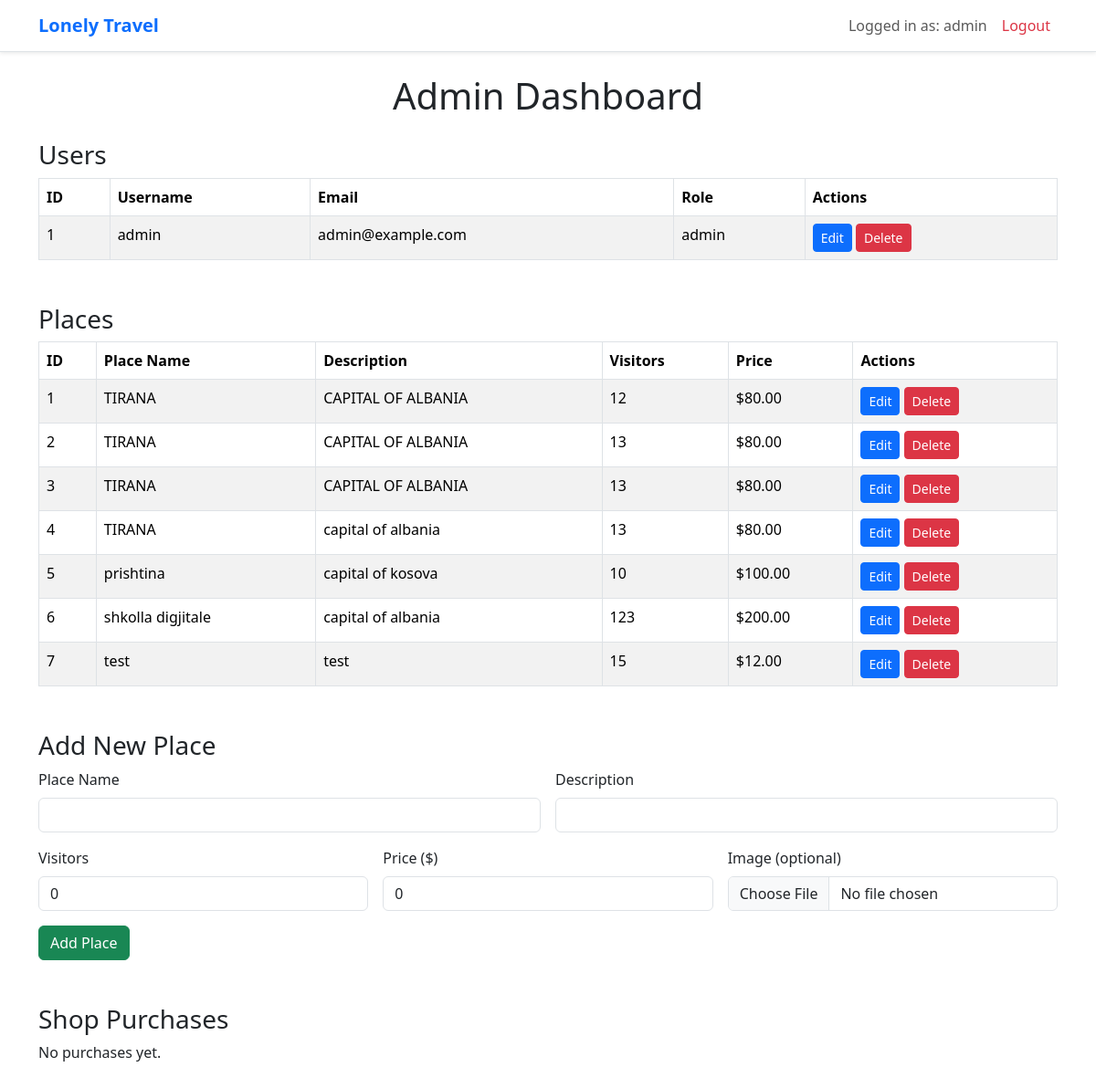
/dashboard.php (signed in), run on the app's committed database.
### tables this page shows
CREATE TABLE `users` (
    `id` INT NOT NULL AUTO_INCREMENT,
    `emri` VARCHAR(255) NOT NULL,
    `username` VARCHAR(255) NOT NULL,
    `email` VARCHAR(255) NOT NULL,
    `password` VARCHAR(255) NOT NULL,
    `profile_image` VARCHAR(255) NOT NULL,
    `role` ENUM('admin', 'user') NOT NULL DEFAULT 'user',
    PRIMARY KEY (`id`)
);

CREATE TABLE `places` (
    `id` INT NOT NULL AUTO_INCREMENT,
    `place_name` VARCHAR(255) NOT NULL,
    `place_desc` VARCHAR(255) NOT NULL,
    `place_image` VARCHAR(255) NOT NULL,
    `visitors` INT NOT NULL,
    PRIMARY KEY (`id`)
);

### dashboard.php (the view, shortened to what this page needs)
<?php
include_once "config.php";
$stmtUsers = $conn->prepare("SELECT id, username, email, role FROM users ORDER BY id ASC");
$stmtUsers->execute();
$users = $stmtUsers->fetchAll();
$stmtPlaces = $conn->prepare("SELECT * FROM places ORDER BY id ASC");
$stmtPlaces->execute();
$places = $stmtPlaces->fetchAll();
$stmtPurchases = $conn->prepare("
    SELECT o.id, u.username, p.name AS product_name, o.quantity, o.price, o.total, o.order_date
    FROM orders o
    JOIN users u ON o.user_id = u.id
    JOIN products p ON o.product_id = p.id
    ORDER BY o.order_date DESC
");
$stmtPurchases->execute();
$purchases = $stmtPurchases->fetchAll();
?>
<!DOCTYPE html>
<html lang="en">
<head>
    <link href="https://cdn.jsdelivr.net/npm/bootstrap@5.3.3/dist/css/bootstrap.min.css" rel="stylesheet" />
</head>
<body>
<nav class="navbar navbar-expand-lg navbar-light bg-white border-bottom shadow-sm py-2 px-3 mb-4">
    <div class="container">
        <a class="navbar-brand fw-bold text-primary" href="index.php">Lonely <span>Travel</span></a>
        <div class="collapse navbar-collapse" id="navbarNav">
            <ul class="navbar-nav ms-auto">
                <li class="nav-item">
                    <span class="nav-link">Logged in as: <?= htmlspecialchars($_SESSION['username']) ?></span>
                </li>
                <li class="nav-item">
                    <a class="nav-link text-danger" href="logout.php" onclick="return confirm('Logout?')">Logout</a>
                </li>
            </ul>
        </div>
    </div>
</nav>
<div class="container mb-5">
    <h1 class="mb-4 text-center">Admin Dashboard</h1>
    <h3>Users</h3>
    <table class="table table-bordered table-striped">
        <thead>
        <tr>
            <th>ID</th><th>Username</th><th>Email</th><th>Role</th><th>Actions</th>
        </tr>
        </thead>
        <tbody>
        <?php foreach ($users as $user): ?>
            <tr>
                <td><?= htmlspecialchars($user['id']) ?></td>
                <td><?= htmlspecialchars($user['username']) ?></td>
                <td><?= htmlspecialchars($user['email']) ?></td>
                <td><?= htmlspecialchars($user['role']) ?></td>
                <td>
                    <a href="edit_user.php?id=<?= $user['id'] ?>" class="btn btn-sm btn-primary">Edit</a>
                    <a href="delete_user.php?id=<?= $user['id'] ?>" class="btn btn-sm btn-danger" onclick="return confirm('Delete this user?');">Delete</a>
                </td>
            </tr>
        <?php endforeach; ?>
        </tbody>
    </table>
    <h3 class="mt-5">Places</h3>
    <table class="table table-bordered table-striped">
        <thead>
        <tr>
            <th>ID</th><th>Place Name</th><th>Description</th><th>Visitors</th><th>Price</th><th>Actions</th>
        </tr>
        </thead>
        <tbody>
        <?php foreach ($places as $place): ?>
            <tr>
                <td><?= htmlspecialchars($place['id']) ?></td>
                <td><?= htmlspecialchars($place['place_name']) ?></td>
                <td><?= htmlspecialchars($place['place_desc']) ?></td>
                <td><?= htmlspecialchars($place['visitors']) ?></td>
                <td>$<?= number_format($place['price'], 2) ?></td>
                <td>
                    <a href="edit_place.php?id=<?= $place['id'] ?>" class="btn btn-sm btn-primary">Edit</a>
                    <a href="delete_place.php?id=<?= $place['id'] ?>" class="btn btn-sm btn-danger" onclick="return confirm('Delete this place?');">Delete</a>
                </td>
            </tr>
        <?php endforeach; ?>
        </tbody>
    </table>
    <h3 class="mt-5">Add New Place</h3>
    <form action="add_place.php" method="POST" enctype="multipart/form-data" class="row g-3 mb-5">
        <div class="col-md-6">
            <label for="place_name" class="form-label">Place Name</label>
            <input type="text" id="place_name" name="place_name" class="form-control" required>
        </div>
        <div class="col-md-6">
            <label for="place_desc" class="form-label">Description</label>
            <input type="text" id="place_desc" name="place_desc" class="form-control" required>
        </div>
        <div class="col-md-4">
            <label for="visitors" class="form-label">Visitors</label>
            <input type="number" id="visitors" name="visitors" class="form-control" min="0" value="0" required>
        </div>
        <div class="col-md-4">
            <label for="price" class="form-label">Price ($)</label>
            <input type="number" id="price" name="price" class="form-control" step="0.01" min="0" value="0" required>
        </div>
        <div class="col-md-4">
            <label for="image" class="form-label">Image (optional)</label>
            <input type="file" id="image" name="image" class="form-control" accept="image/*">
        </div>
        <div class="col-12">
            <button type="submit" class="btn btn-success">Add Place</button>
        </div>
    </form>
    <h3 class="mt-5">Shop Purchases</h3>
    <?php if (count($purchases) > 0): ?>
        <table class="table table-bordered table-striped">
            <thead>
            <tr>
                <th>Order ID</th><th>User</th><th>Product</th><th>Quantity</th><th>Price Each</th><th>Total</th><th>Date</th>
            </tr>
            </thead>
            <tbody>
            <?php foreach ($purchases as $purchase): ?>
                <tr>
                    <td><?= htmlspecialchars($purchase['id']) ?></td>
                    <td><?= htmlspecialchars($purchase['username']) ?></td>
                    <td><?= htmlspecialchars($purchase['product_name']) ?></td>
                    <td><?= htmlspecialchars($purchase['quantity']) ?></td>
                    <td>$<?= number_format($purchase['price'], 2) ?></td>
                    <td>$<?= number_format($purchase['total'], 2) ?></td>
                    <td><?= htmlspecialchars($purchase['order_date']) ?></td>
                </tr>
            <?php endforeach; ?>
            </tbody>
        </table>
    <?php else: ?>
        <p>No purchases yet.</p>
    <?php endif; ?>
</div>
</body>
</html>

### data on the page
users: id "1", username "admin", email "admin@example.com", role "admin"
places: id "1", place_name "TIRANA", place_desc "CAPITAL OF ALBANIA", visitors "12", price "80.00"
places: id "2", place_name "TIRANA", place_desc "CAPITAL OF ALBANIA", visitors "13", price "80.00"
places: id "3", place_name "TIRANA", place_desc "CAPITAL OF ALBANIA", visitors "13", price "80.00"
places: id "4", place_name "TIRANA", place_desc "capital of albania", visitors "13", price "80.00"
places: id "5", place_name "prishtina", place_desc "capital of kosova", visitors "10", price "100.00"
places: id "6", place_name "shkolla digjitale", place_desc "capital of albania", visitors "123", price "200.00"
places: id "7", place_name "test", place_desc "test", visitors "15", price "12.00"

### other printed values
$_SESSION['username'] "admin"
